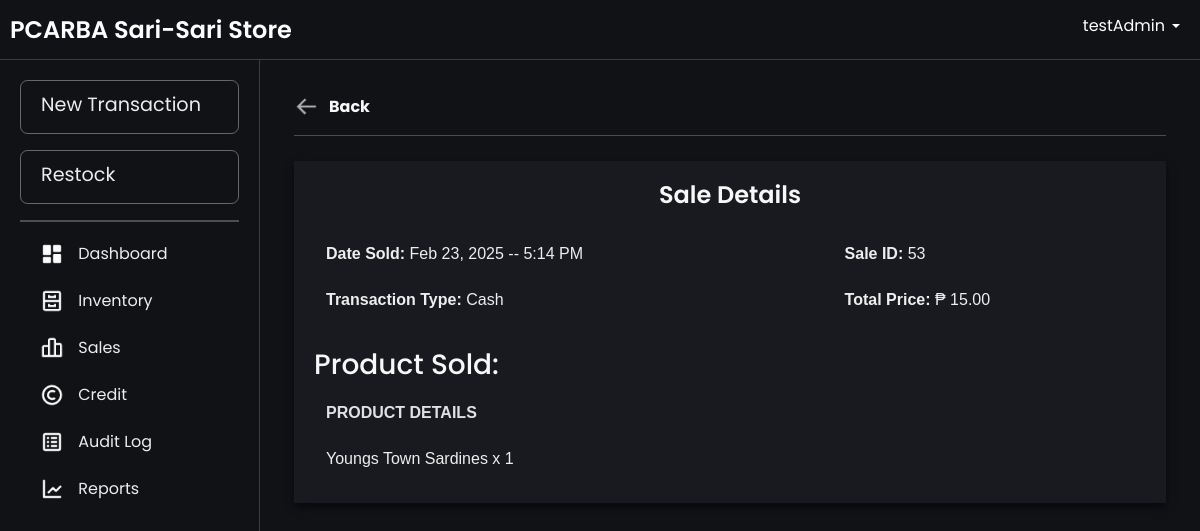
The app's page /sale_details.php?saleId=53&tab=items (signed in) with its own data.
### tables this page shows
CREATE TABLE `sale_item` (
  `sale_itemId` int(20) NOT NULL AUTO_INCREMENT,
  `quantity` int(11) NOT NULL,
  `price` decimal(10,2) NOT NULL,
  `subTotal` decimal(10,2) NOT NULL,
  `saleId` int(11) DEFAULT NULL,
  `creditId` int(11) DEFAULT NULL,
  `batchId` int(11) NOT NULL,
  `productId` int(11) NOT NULL,
  PRIMARY KEY (`sale_itemId`),
  KEY `sale_sale_item` (`saleId`),
  KEY `credits_sale_item` (`creditId`),
  KEY `batchItem_sale_item` (`batchId`),
  KEY `products_sale_item` (`productId`),
  CONSTRAINT `credits_sale_item` FOREIGN KEY (`creditId`) REFERENCES `credits` (`creditId`) ON DELETE CASCADE,
  CONSTRAINT `products_sale_item` FOREIGN KEY (`productId`) REFERENCES `products` (`productId`),
  CONSTRAINT `sale_sale_item` FOREIGN KEY (`saleId`) REFERENCES `sales` (`saleId`) ON DELETE CASCADE
);

CREATE TABLE `sales` (
  `saleId` int(11) NOT NULL AUTO_INCREMENT,
  `totalPrice` decimal(10,2) NOT NULL,
  `transactionType` enum('Cash','Credit') NOT NULL,
  `dateSold` timestamp NOT NULL DEFAULT current_timestamp(),
  `userId` int(11) NOT NULL,
  `creditorId` int(11) DEFAULT NULL,
  `creditId` int(11) DEFAULT NULL,
  PRIMARY KEY (`saleId`),
  KEY `users_sale` (`userId`),
  KEY `creditor_sale` (`creditorId`),
  KEY `credits_sales` (`creditId`),
  CONSTRAINT `creditor_sale` FOREIGN KEY (`creditorId`) REFERENCES `creditor` (`creditorId`),
  CONSTRAINT `credits_sales` FOREIGN KEY (`creditId`) REFERENCES `credits` (`creditId`),
  CONSTRAINT `users_sale` FOREIGN KEY (`userId`) REFERENCES `users` (`userId`)
);

CREATE TABLE `products` (
  `productId` int(11) NOT NULL AUTO_INCREMENT,
  `productName` varchar(100) NOT NULL,
  `productCategory` varchar(100) NOT NULL,
  `unitPrice` decimal(10,2) NOT NULL,
  `categoryId` int(11) NOT NULL,
  `unit` enum('pcs','kg','L','pack','mL','doz','m') NOT NULL DEFAULT 'pcs',
  `imagePath` varchar(255) DEFAULT NULL,
  PRIMARY KEY (`productId`),
  KEY `categories_products` (`categoryId`),
  CONSTRAINT `categories_products` FOREIGN KEY (`categoryId`) REFERENCES `categories` (`categoryId`)
);

### htdocs/sale_details.php (the view, shortened to what this page needs)
<?php
include 'db.php';
$saleId = $_GET['saleId'];
$query = "SELECT s.saleId, s.dateSold, s.transactionType, s.totalPrice,
                 p.productName, si.quantity, si.subTotal
          FROM sales s
          JOIN sale_item si ON s.saleId = si.saleId
          JOIN products p ON si.productId = p.productId
          WHERE s.saleId = ?";
$stmt = $conn->prepare($query);
$stmt->bind_param("i", $saleId);
$stmt->execute();
$result = $stmt->get_result();
$saleDetails = $result->fetch_all(MYSQLI_ASSOC);
$dateSold = !empty($saleDetails[0]['dateSold']) ? date("M d, Y -- g:i A", strtotime($saleDetails[0]['dateSold'])) : 'N/A';
?>
<!DOCTYPE html>
<html lang="en">
<head>
    <link rel="stylesheet" href="css/bootstrap.min.css">
    <link rel="stylesheet" href="css/layer1.css">
</head>
<body>
    <?php include 'navbar.php'; ?>
    <div class="main-content fade-in">
        <div class="form-container">
            <a href="#" class="btn-back-wrapper" id="back-button">
                <img src="images/back.png" alt="Another Image" class="btn-back" id="another-image">
                <b><span>Back</span></b>
            </a>
            <hr>
            <div class="table-wrapper">
                <h1 align="center">Sale Details</h1>
                <table>
                    <tr>
                        <td><strong>Date Sold:</strong> <?php echo htmlspecialchars($dateSold); ?></td>
                        <td><strong>Sale ID:</strong> <?php echo htmlspecialchars($saleDetails[0]['saleId']); ?></td>
                    </tr>
                    <tr>
                        <td>
                            <strong>Transaction Type:</strong> <?php echo htmlspecialchars($saleDetails[0]['transactionType']); ?>
                        </td>
                        <td>
                            <strong>Total Price: </strong> ₱ <?php echo htmlspecialchars($saleDetails[0]['totalPrice']); ?>
                        </td>
                    </tr>
                </table>
                <br>
                <h3>Product Sold:</h3>
                <table>
                    <thead>
                        <tr>
                            <th>Product Details</th>
                        </tr>
                    </thead>
                    <tbody>
                        <?php foreach ($saleDetails as $item) { ?>
                            <tr>
                                <td><?php echo htmlspecialchars($item['productName']); ?> x <?php echo htmlspecialchars($item['quantity']); ?></td>
                            </tr>
                        <?php } ?>
                    </tbody>
                </table>
            </div>
        </div>
    </div>
</body>
</html>

### htdocs/css/layer1.css (style rules this page uses)
.fade-in { animation: fadeInAnimation ease .1s; -webkit-animation: fadeInAnimation ease 1s; -moz-animation: fadeInAnimation ease 1s; -o-animation: fadeInAnimation ease 1s; -ms-animation: fadeInAnimation ease 1s; }
body { background-color: rgb(17, 18, 22); font-family: "Poppins", serif; color: white; }

### htdocs/sale_details.php (style rules this page uses)
.form-container { background-color: transparent; padding: 10px; align-content: center; }
.form-container h1 { font-size: 24px; font-weight: 600; margin-bottom: 20px; color: #f7f7f8; text-align: center; }
.main-content { background-color: transparent; padding: 20px; color: #f7f7f8; width: 100%; }
.main-content h1, .main-content h3 { color: #f7f7f8; }
.table-wrapper { background-color: #191a1f; width: 100%; margin: 25px auto; position: relative; padding: 20px; box-shadow: 0 4px 8px rgba(0, 0, 0, 0.58); }
table { font-family: Arial, Helvetica, sans-serif; width: 100%; border-collapse: collapse; }
table thead { position: sticky; top: 0; z-index: 10; background-color: transparent; }
table th { padding: 10px; background-color: transparent; color: rgba(247, 247, 248, 0.9); font-weight: bold; text-transform: uppercase; font-size: 1rem; border: 2px solid transparent; }
table td { padding: 10px; font-size: 1rem; color: #eee; border: 2px solid transparent; }
table tr { background-color: transparent; }
.btn-back-wrapper { display: flex; align-items: center; text-decoration: none; color: #f7f7f8; cursor: pointer; }
.btn-back-wrapper span { margin-left: 10px; font-size: 16px; }
.btn-back-wrapper img { width: 25px; height: 25px; }

### htdocs/navbar.php (style rules this page uses)
html, body { margin: 0; padding: 0; width: 100%; height: 100%; overflow-x: hidden; }
body { display: grid; grid-template-rows: 60px 1fr; grid-template-columns: 260px 1fr; height: 100vh; overflow: hidden; margin: 0; }
.main-content { grid-row: 2 / -1; grid-column: 2 / -1; padding: 24px 24px; overflow-y: auto; transition: margin-left 0.3s; margin: 0; }

### records on screen
sale_item: saleId.dateSold "Feb 23, 2025 -- 5:14 PM", saleId.saleId "53", saleId.transactionType "Cash", saleId.totalPrice "15.00", productId.productName "Youngs Town Sardines", quantity "1"

### other values on screen
$_SESSION['username'] "testAdmin"
